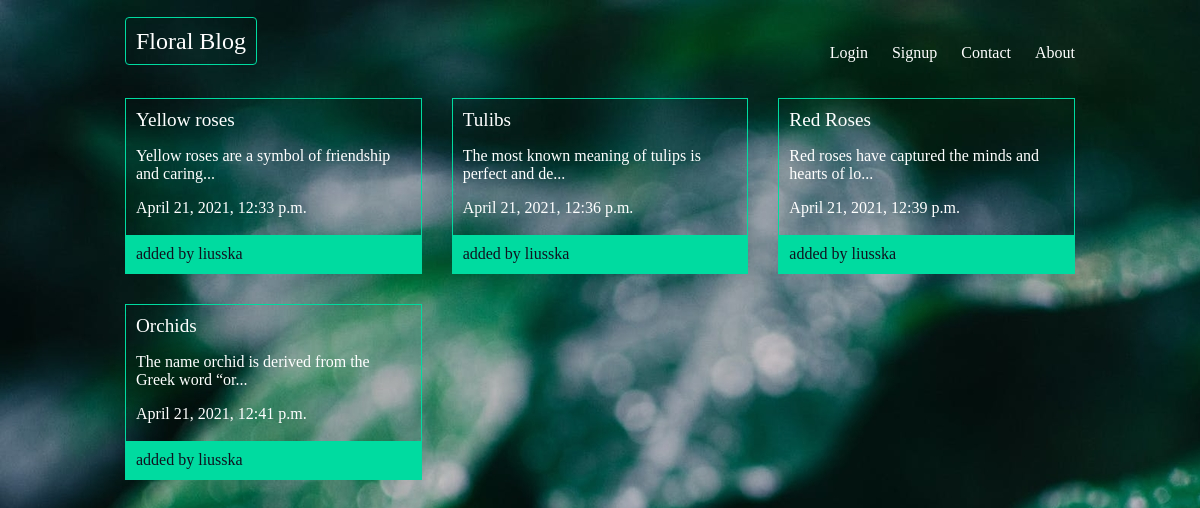
/articles/, run on an earlier commit of the app's database.
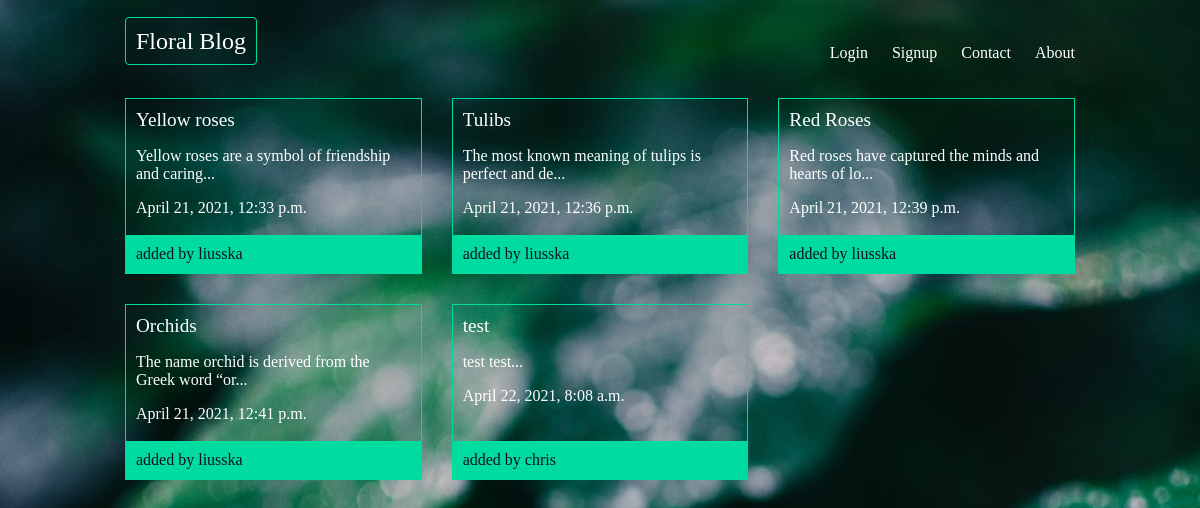
And on a later commit of the database.
### articles/models.py (models this page shows, shortened)
class Article(models.Model):
    title = models.CharField(max_length=100)
    slug = models.SlugField()
    body = models.TextField()
    date = models.DateTimeField(auto_now_add=True)
    thumb = models.ImageField(default='default.jpg', blank=True)
    author = models.ForeignKey(User, default=None, on_delete=models.CASCADE)
    def snippet(self):
        return self.body[:50] + '...'

### articles/views.py (the view)
def article_list(request):
    articles = Article.objects.all().order_by('date')
    return render(request, 'articles/article_list.html', {'articles': articles})

### articles/templates/articles/article_list.html
{% extends 'base_layout.html' %}
{% block content %}
    <div class="articles">
    {% for article in articles %}
        <div class="article">
            <h2><a href="{% url 'articles:detail' slug=article.slug %}"> {{ article.title }} </a></h2>
            <p>{{ article.snippet }}</p>
            <p>{{ article.date }}</p>
            <p class="author">added by {{ article.author.username }}</p>
        </div>
    {% endfor %}
    </div>
{% endblock %}

What changed in the data, as far as the page shows it:
added Article: title "test", snippet "test test...", date "April 22, 2021, 8:08 a.m.", author.username "chris"
